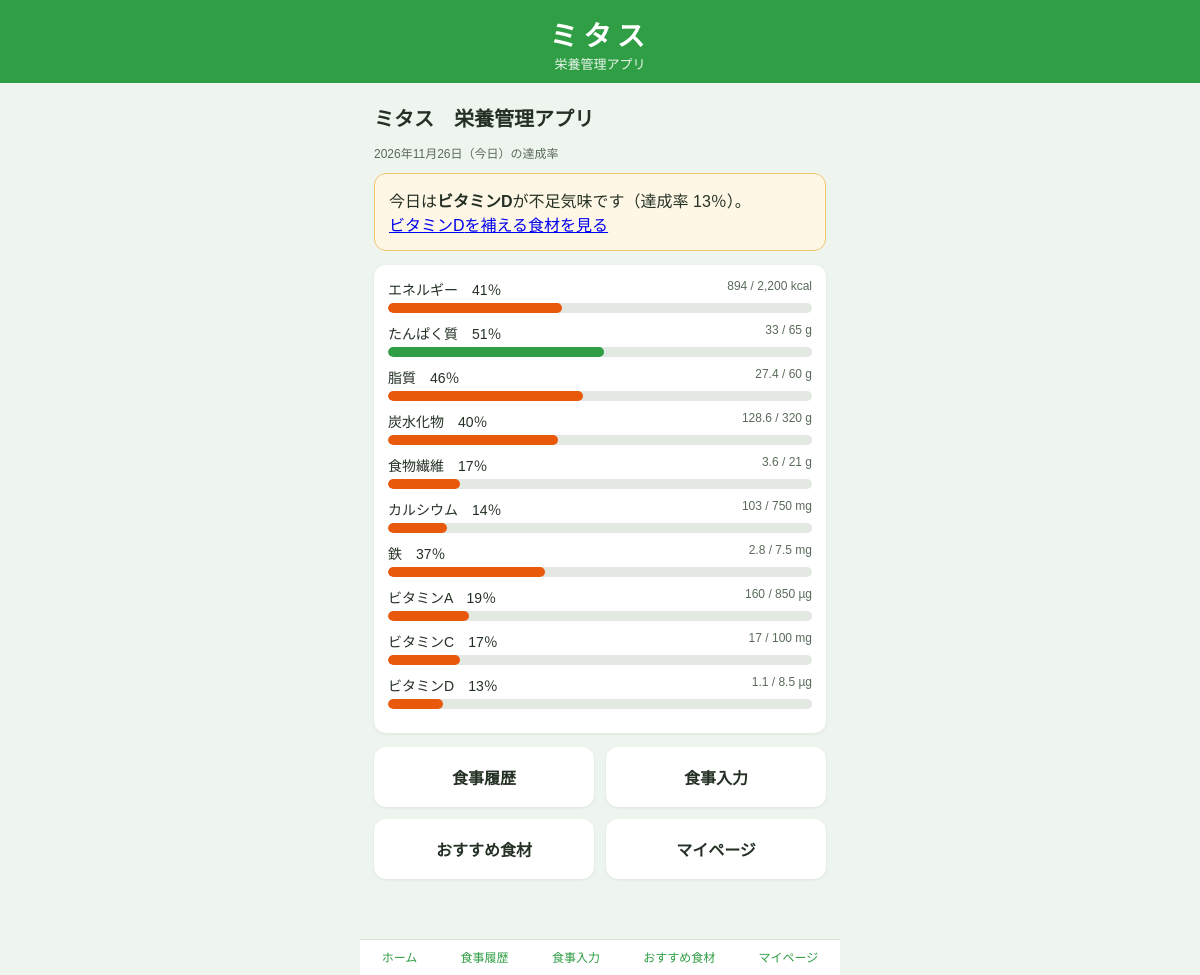
The page / on the database its author committed.
### tables this page shows
CREATE TABLE IF NOT EXISTS 11profile (
  id INT PRIMARY KEY,
  age_group VARCHAR(10),
  allergy VARCHAR(100),
  activity VARCHAR(10),
  height DECIMAL(5,1),
  weight DECIMAL(5,1)
);

### db.php (called while the page is built, shortened)
<?php
$DB_HOST = 'localhost';
$DB_NAME = 'db2026';
$DB_USER = 'ここに自分のユーザー名';
$DB_PASS = 'ここに自分のパスワード';
function db() {
    global $DB_HOST, $DB_NAME, $DB_USER, $DB_PASS;
    static $pdo = null;
    if ($pdo === null) {
        $dsn = "mysql:host={$DB_HOST};dbname={$DB_NAME};charset=utf8mb4";
        $pdo = new PDO($dsn, $DB_USER, $DB_PASS, array(
            PDO::ATTR_ERRMODE => PDO::ERRMODE_EXCEPTION,
            PDO::ATTR_DEFAULT_FETCH_MODE => PDO::FETCH_ASSOC,
        ));
    }
    return $pdo;
}
function h($s) {
    return htmlspecialchars((string)$s, ENT_QUOTES, 'UTF-8');
}
function fmtNum($v) {
    $s = number_format((float)$v, 1);
    if (substr($s, -2) === '.0') {
        $s = substr($s, 0, -2);
    }
    return $s;
}
$NUTRIENTS = array(
    'energy'  => array('エネルギー', 'kcal'),
    'protein' => array('たんぱく質', 'g'),
    'fat'     => array('脂質', 'g'),
    'carbs'   => array('炭水化物', 'g'),
    'fiber'   => array('食物繊維', 'g'),
    'calcium' => array('カルシウム', 'mg'),
    'iron'    => array('鉄', 'mg'),
    'vit_a'   => array('ビタミンA', 'µg'),
    'vit_c'   => array('ビタミンC', 'mg'),
    'vit_d'   => array('ビタミンD', 'µg'),
);
function targets($activity) {
    $t = array(
        'energy' => 2200, 'protein' => 65, 'fat' => 60, 'carbs' => 320,
        'fiber' => 21, 'calcium' => 750, 'iron' => 7.5,
        'vit_a' => 850, 'vit_c' => 100, 'vit_d' => 8.5,
    );
    return $t;
}
function getProfile() {
    $row = db()->query("SELECT * FROM 11profile WHERE id = 1")->fetch();
    return $row;
}
function dayTotals($date) {
    global $NUTRIENTS;
    $cols = array();
    foreach (array_keys($NUTRIENTS) as $k) {
        $cols[] = "SUM(mi.{$k} * mi.quantity) AS {$k}";
    }
    $sql = "SELECT " . implode(', ', $cols)
         . " FROM 11meals m JOIN 11meal_items mi ON mi.meal_id = m.id"
         . " WHERE m.meal_date = ?";
    $stmt = db()->prepare($sql);
    $stmt->execute(array($date));
    $row = $stmt->fetch();
    $totals = array();
    foreach (array_keys($NUTRIENTS) as $k) {
        $totals[$k] = ($row && $row[$k] !== null) ? (float)$row[$k] : 0.0;
    }
    return $totals;
}
function achievementRates($totals, $tg) {
    $rates = array();
    foreach ($tg as $k => $target) {
        $rates[$k] = ($target > 0) ? (int)round($totals[$k] / $target * 100) : 0;
    }
    return $rates;
}

### index.php (the view, shortened to what this page needs)
<?php
require __DIR__ . '/db.php';
$today = date('Y-m-d');
$profile = getProfile();
$tg = targets($profile['activity']);
$totals = dayTotals($today);
$rates = achievementRates($totals, $tg);
$lowKey = null;
foreach ($rates as $k => $r) {
    if ($lowKey === null || $r < $rates[$lowKey]) { $lowKey = $k; }
}
require __DIR__ . '/header.php';
?>
<h1>ミタス　栄養管理アプリ</h1>
<p class="small"><?= h(date('Y年n月j日')) ?>（今日）の達成率</p>
<?php if ($rates[$lowKey] < 100): ?>
<div class="alert-card">
  今日は<strong><?= h($NUTRIENTS[$lowKey][0]) ?></strong>が不足気味です（達成率 <?= $rates[$lowKey] ?>％）。<br>
  <a href="recommend.php?n=<?= h($lowKey) ?>"><?= h($NUTRIENTS[$lowKey][0]) ?>を補える食材を見る</a>
</div>
<?php else: ?>
<div class="card">今日はすべての栄養素が目標に達しています。</div>
<?php endif; ?>
<div class="card">
<?php foreach ($NUTRIENTS as $k => $nut): ?>
  <div>
    <span class="nutrient-name"><?= h($nut[0]) ?>　<?= $rates[$k] ?>％</span>
    <span class="nutrient-val"><?= fmtNum($totals[$k]) ?> / <?= fmtNum($tg[$k]) ?> <?= h($nut[1]) ?></span>
  </div>
  <div class="bar"><i class="<?= $rates[$k] < 50 ? 'low' : '' ?>" style="width: <?= min(100, $rates[$k]) ?>%"></i></div>
<?php endforeach; ?>
</div>
<div class="menu-grid">
  <a class="menu-card" href="history.php">食事履歴</a>
  <a class="menu-card" href="meal_input.php">食事入力</a>
  <a class="menu-card" href="recommend.php">おすすめ食材</a>
  <a class="menu-card" href="mypage.php">マイページ</a>
</div>
<?php require __DIR__ . '/footer.php'; ?>

### style.css (style rules this page uses)
* { box-sizing: border-box; }
body { margin: 0; font-family: "Hiragino Kaku Gothic ProN", "Yu Gothic", sans-serif; background: #eef5ee; color: #243024; }
h1 { font-size: 20px; margin: 4px 0 12px; }
.card { background: #fff; border-radius: 12px; padding: 14px; margin-bottom: 14px; box-shadow: 0 1px 3px rgba(0,0,0,0.08); }
.alert-card { background: #fff7e6; border: 1px solid #f0c36d; border-radius: 12px; padding: 14px; margin-bottom: 14px; }
.bar { background: #e3e8e3; border-radius: 6px; height: 10px; overflow: hidden; margin: 4px 0 10px; }
.bar > i { display: block; height: 100%; background: #2f9e44; border-radius: 6px; }
.bar > i.low { background: #e8590c; }
.nutrient-name { font-size: 14px; }
.nutrient-val { font-size: 12px; color: #5a6b5a; float: right; }
.menu-grid { display: grid; grid-template-columns: 1fr 1fr; gap: 12px; }
.menu-card { display: block; background: #fff; border-radius: 12px; padding: 18px 10px; text-align: center; text-decoration: none; color: #243024; font-weight: bold; box-shadow: 0 1px 3px rgba(0,0,0,0.08); }
.small { font-size: 12px; color: #5a6b5a; }

### rows shown on the page
11profile: activity "13", activity "41", activity "51", activity "46", activity "40", activity "17", activity "14", activity "37", activity "19"

### other values the page prints
$NUTRIENTS[$lowKey][0] "ビタミンD"
$nut[0] "エネルギー"
fmtNum($totals[$k]) "894"
fmtNum($tg[$k]) "2,200"
$nut[1] "kcal"
$nut[0] "たんぱく質"
fmtNum($totals[$k]) "33"
fmtNum($tg[$k]) "65"
$nut[1] "g"
$nut[0] "脂質"
fmtNum($totals[$k]) "27.4"
fmtNum($tg[$k]) "60"
$nut[0] "炭水化物"
fmtNum($totals[$k]) "128.6"
fmtNum($tg[$k]) "320"
